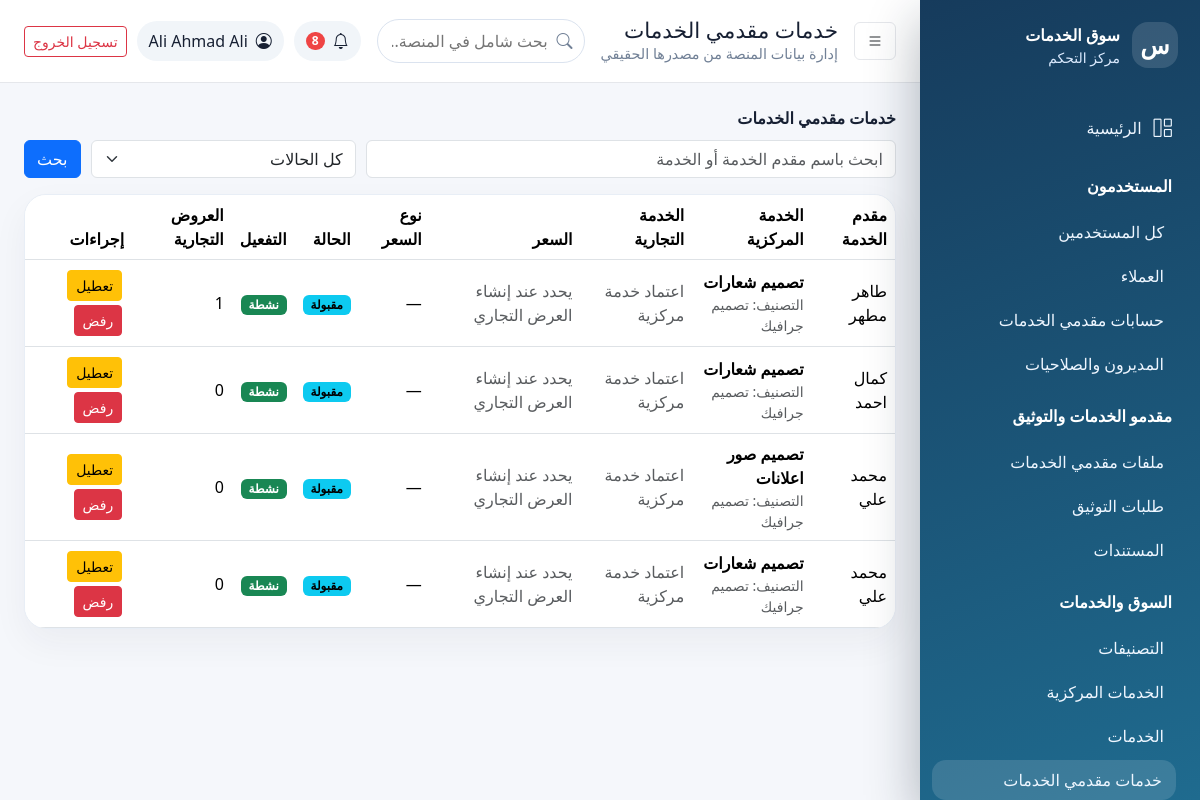
The app's page /dashboard/provider-services/ (signed in) with its own data.
### apps/accounts/models.py (models this page shows, shortened)
class User(AbstractUser):
    ROLE_CHOICES = (
        ('customer', 'عميل'),
        ('provider', 'مقدم خدمة'),
        ('admin', 'مدير'),
        ('super_admin', 'مدير عام'),
    )
    email = models.EmailField('البريد الإلكتروني', unique=True)
    role = models.CharField('الدور', max_length=20, choices=ROLE_CHOICES, default='customer')
    phone = models.CharField('رقم الجوال', max_length=20, blank=True)
    city = models.CharField('المدينة', max_length=100, blank=True)
    location_city = models.ForeignKey('core.City', on_delete=models.SET_NULL, null=True, blank=True, related_name='users', verbose_name='المدينة المختارة')
    location_district = models.ForeignKey('core.District', on_delete=models.SET_NULL, null=True, blank=True, related_name='users', verbose_name='المديرية المختارة')
    is_verified = models.BooleanField('حساب موثق', default=False)
    is_active = models.BooleanField('حساب نشط', default=True)
    created_at = models.DateTimeField('تاريخ الإنشاء', auto_now_add=True)
    updated_at = models.DateTimeField('تاريخ التحديث', auto_now=True)
    USERNAME_FIELD = 'username'
    REQUIRED_FIELDS = ['email']
    class Meta:
        verbose_name = 'مستخدم'
        verbose_name_plural = 'المستخدمون'
        ordering = ['-created_at']

class ProviderProfile(models.Model):
    user = models.OneToOneField(User, on_delete=models.CASCADE, related_name='provider_profile')
    display_name = models.CharField('اسم العرض', max_length=150, blank=True)
    phone = models.CharField('هاتف العمل', max_length=20, blank=True)
    email = models.EmailField('بريد العمل', blank=True)
    qualifications = models.TextField('المؤهلات', blank=True)
    experience = models.TextField('الخبرات', blank=True)
    bio = models.TextField('نبذة تعريفية', max_length=500, blank=True)
    profile_image = models.ImageField('صورة الملف الشخصي', upload_to='profiles/', blank=True, null=True)
    specialization = models.CharField('التخصص', max_length=100, blank=True,
                                     help_text='مثال: تصميم جرافيك، برمجة ويب، تسويق')
    experience_years = models.PositiveIntegerField('سنوات الخبرة', default=0, db_index=True)
    hourly_rate = models.DecimalField('السعر بالساعة', max_digits=10, decimal_places=2,
                                      null=True, blank=True, help_text='بالريال اليمني')
    address = models.TextField('العنوان', blank=True)
    city = models.CharField('المدينة', max_length=100, blank=True, db_index=True)
    district = models.CharField('المنطقة', max_length=100, blank=True, db_index=True)
    location_city = models.ForeignKey('core.City', on_delete=models.SET_NULL, null=True, blank=True, related_name='provider_profiles', verbose_name='المدينة المختارة')
    location_district = models.ForeignKey('core.District', on_delete=models.SET_NULL, null=True, blank=True, related_name='provider_profiles', verbose_name='المديرية المختارة')
    specializations = models.ManyToManyField('marketplace.Specialization', blank=True, related_name='providers', verbose_name='التخصصات')
    qualification_choices = models.ManyToManyField('marketplace.Qualification', blank=True, related_name='providers', verbose_name='المؤهلات المختارة')
    latitude = models.DecimalField('خط العرض', max_digits=9, decimal_places=6, null=True, blank=True, validators=[MinValueValidator(-90), MaxValueValidator(90)])
    longitude = models.DecimalField('خط الطول', max_digits=9, decimal_places=6, null=True, blank=True, validators=[MinValueValidator(-180), MaxValueValidator(180)])
    service_radius = models.PositiveIntegerField('نطاق الخدمة بالكيلومتر', default=10)
    availability = models.CharField('التوفر', max_length=120, blank=True)
    total_orders = models.PositiveIntegerField('إجمالي الطلبات', default=0)
    completed_orders = models.PositiveIntegerField('الطلبات المكتملة', default=0)
    average_rating = models.DecimalField('متوسط التقييم', max_digits=3, decimal_places=2,
                                         default=0.00, help_text='من 0 إلى 5')
    STATUS_CHOICES = [
        ('pending', 'قيد المراجعة'),
        ('active', 'نشط'),
        ('inactive', 'غير نشط'),
        ('suspended', 'موقوف'),
    ]
    status = models.CharField('حالة الحساب', max_length=20, choices=STATUS_CHOICES, default='inactive', db_index=True)
    VERIFICATION_STATUS_CHOICES = [('unverified','غير موثق'),('pending_review','قيد المراجعة'),('verified','موثق'),('rejected','مرفوض'),('needs_documents','يحتاج مستندات'),('suspended','موقوف')]
    verification_status = models.CharField('حالة التوثيق', max_length=30, choices=VERIFICATION_STATUS_CHOICES, default='unverified', db_index=True)
    verified_by = models.ForeignKey(User, on_delete=models.SET_NULL, null=True, blank=True, related_name='verified_provider_profiles')
    verified_at = models.DateTimeField('وقت التوثيق', null=True, blank=True)
    admin_notes = models.TextField('ملاحظات الإدارة', blank=True)
    is_available = models.BooleanField('متاح لطلبات جديدة', default=True)
    created_at = models.DateTimeField('تاريخ الإنشاء', auto_now_add=True)
    updated_at = models.DateTimeField('تاريخ التحديث', auto_now=True)
    class Meta:
        verbose_name = 'ملف مقدم خدمة'
        verbose_name_plural = 'ملفات مقدمي الخدمات'
        ordering = ['-average_rating', '-completed_orders']
        indexes = [models.Index(fields=['verification_status','city']), models.Index(fields=['status','is_available'])]

### apps/marketplace/models.py (models this page shows, shortened)
class ProviderService(models.Model):
    PRICE_TYPE_CHOICES = Service.PRICE_TYPE_CHOICES
    provider = models.ForeignKey('accounts.ProviderProfile', on_delete=models.CASCADE, related_name='provider_services')
    service = models.ForeignKey(Service, on_delete=models.CASCADE, related_name='provider_services', null=True, blank=True)
    catalog_service = models.ForeignKey(ManagedService, on_delete=models.PROTECT, related_name='provider_services', null=True, blank=True, verbose_name='الخدمة الأساسية')
    description = models.TextField(blank=True)
    price = models.DecimalField(max_digits=10, decimal_places=2, validators=[MinValueValidator(0)])
    price_type = models.CharField(max_length=20, choices=PRICE_TYPE_CHOICES, default='fixed')
    estimated_duration = models.PositiveIntegerField(default=1, help_text='Days')
    is_active = models.BooleanField(default=True, db_index=True)
    STATUS_CHOICES = [('pending', 'قيد المراجعة'), ('approved', 'مقبولة'), ('rejected', 'مرفوضة'), ('active', 'نشطة'), ('suspended', 'موقوفة')]
    approval_status = models.CharField(max_length=20, choices=STATUS_CHOICES, default='pending', db_index=True)
    created_at = models.DateTimeField(auto_now_add=True)
    updated_at = models.DateTimeField(auto_now=True)
    class Meta:
        verbose_name='خدمة مقدم الخدمة'; verbose_name_plural='خدمات مقدمي الخدمات'
        constraints = [
            models.UniqueConstraint(fields=['provider', 'service'], condition=models.Q(service__isnull=False), name='unique_provider_listing_service'),
            models.UniqueConstraint(fields=['provider', 'catalog_service'], condition=models.Q(catalog_service__isnull=False), name='unique_provider_catalog_service'),
            models.CheckConstraint(
                check=(models.Q(service__isnull=False, catalog_service__isnull=True) |
                       models.Q(service__isnull=True, catalog_service__isnull=False)),
                name='provider_service_exactly_one_source',
            ),
        ]
        indexes=[models.Index(fields=['service','is_active']), models.Index(fields=['provider','is_active'])]

class CatalogChoice(models.Model):
    name = models.CharField('الاسم', max_length=120, unique=True)
    is_active = models.BooleanField('نشط', default=True, db_index=True)
    order = models.PositiveIntegerField('الترتيب', default=0)
    created_at = models.DateTimeField(auto_now_add=True)
    updated_at = models.DateTimeField(auto_now=True)
    class Meta:
        abstract = True
        ordering = ['order', 'name']

class ManagedService(CatalogChoice):
    category = models.ForeignKey('Category', on_delete=models.SET_NULL, null=True, blank=True, related_name='managed_services', verbose_name='التصنيف')
    description = models.TextField('الوصف', blank=True)
    class Meta(CatalogChoice.Meta):
        verbose_name = 'خدمة أساسية'; verbose_name_plural = 'الخدمات الأساسية'
        indexes = [models.Index(fields=['category', 'is_active', 'order'])]

class Category(models.Model):
    name = models.CharField(
        max_length=100,
        unique=True,
        verbose_name='اسم التصنيف'
    )
    slug = models.SlugField(max_length=120, unique=True, null=True, blank=True, verbose_name='الرابط المختصر')
    image = models.ImageField(upload_to='categories/', null=True, blank=True, verbose_name='صورة التصنيف')
    description = models.TextField(
        blank=True,
        verbose_name='الوصف'
    )
    icon = models.CharField(
        max_length=50,
        default='bi-tag',
        verbose_name='الأيقونة',
        help_text='اسم أيقونة Bootstrap Icons (مثل: bi-laptop, bi-brush)'
    )
    parent = models.ForeignKey(
        'self',
        on_delete=models.CASCADE,
        null=True,
        blank=True,
        related_name='subcategories',
        verbose_name='التصنيف الأب'
    )
    is_active = models.BooleanField(
        default=True,
        verbose_name='نشط'
    )
    order = models.IntegerField(
        default=0,
        verbose_name='الترتيب',
        help_text='الأرقام الأصغر تظهر أولاً'
    )
    created_at = models.DateTimeField(
        auto_now_add=True,
        verbose_name='تاريخ الإنشاء'
    )
    updated_at = models.DateTimeField(
        auto_now=True,
        verbose_name='تاريخ التعديل'
    )
    class Meta:
        verbose_name = 'تصنيف'
        verbose_name_plural = 'التصنيفات'
        ordering = ['order', 'name']
        indexes = [models.Index(fields=['is_active','order']), models.Index(fields=['slug'])]

### apps/dashboard/views.py (the view)
# urls.py: path('provider-services/', views.provider_services_list, name='provider_services'), path('provider-services/<int:pk>/<str:action_name>/', views.provider_service_action, name='provider_service_action')
@dashboard_required
def provider_services_list(request):
    qs=ProviderService.objects.select_related('provider__user','service','catalog_service','catalog_service__category').annotate(commercial_services_count=Count('commercial_services', distinct=True))
    qs=_search(qs,request.GET.get('q'),['provider__user__username','service__title','catalog_service__name'])
    if request.GET.get('status'): qs=qs.filter(approval_status=request.GET['status'])
    return render(request,'dashboard/services/provider_services.html',{**_common(request,'خدمات مقدمي الخدمات'),'page_obj':_paginate(request,qs.order_by('-created_at')),'status_choices':ProviderService.STATUS_CHOICES,'form':ProviderServiceForm()})

### apps/dashboard/templates/dashboard/services/provider_services.html (shortened to what this page needs)
{% extends 'dashboard/base.html' %}
{% block content %}
<div class="bulk-bar">
  <span class="fw-bold">خدمات مقدمي الخدمات</span>
</div>
<form class="filters" method="get">
  <input name="q" class="form-control" value="{{ request.GET.q|default:'' }}" placeholder="ابحث باسم مقدم الخدمة أو الخدمة">
  <select name="status" class="form-select">
    <option value="">كل الحالات</option>
  </select>
  <button type="submit" class="btn btn-primary">بحث</button>
</form>
<div class="table-card">
  <div class="table-responsive">
    <table class="table align-middle">
      <thead><tr><th>مقدم الخدمة</th><th>الخدمة المركزية</th><th>الخدمة التجارية</th><th>السعر</th><th>نوع السعر</th><th>الحالة</th><th>التفعيل</th><th>العروض التجارية</th><th>إجراءات</th></tr></thead>
      <tbody>
      {% for ps in page_obj %}
        <tr>
          <td>
            {% if ps.provider %}
              {% if ps.provider.display_name %}{{ ps.provider.display_name }}
              {% elif ps.provider.user %}{{ ps.provider.user.get_full_name|default:ps.provider.user.username }}
              {% else %}—{% endif %}
            {% else %}—{% endif %}
          </td>
          <td>
            {% if ps.catalog_service %}
              <strong>{{ ps.catalog_service.name }}</strong>
              {% if ps.catalog_service.category %}<small class="d-block text-muted">التصنيف: {{ ps.catalog_service.category.name }}</small>{% endif %}
            {% else %}—{% endif %}
          </td>
          <td>{% if ps.service %}<strong>{{ ps.service.title }}</strong>{% else %}<span class="text-muted">اعتماد خدمة مركزية</span>{% endif %}</td>
          <td>{% if ps.service %}{{ ps.service.get_price_display }}{% elif ps.catalog_service %}<span class="text-muted">يحدد عند إنشاء العرض التجاري</span>{% else %}—{% endif %}</td>
          <td>{% if ps.service %}{{ ps.service.get_price_type_display }}{% else %}—{% endif %}</td>
          <td><span class="badge text-bg-info">{{ ps.get_approval_status_display }}</span></td>
          <td>{% if ps.is_active %}<span class="badge text-bg-success">نشطة</span>{% else %}<span class="badge text-bg-secondary">غير نشطة</span>{% endif %}</td>
          <td>{{ ps.commercial_services_count }}</td>
          <td class="actions-cell">
            {% if ps.is_active %}<form method="post" action="{% url 'dashboard:provider_service_action' ps.pk 'deactivate' %}" data-confirm="تعطيل اعتماد الخدمة؟">{% csrf_token %}<button type="submit" class="btn btn-sm btn-warning">تعطيل</button></form>{% endif %}
            {% if ps.approval_status != 'rejected' %}<form method="post" action="{% url 'dashboard:provider_service_action' ps.pk 'reject' %}" data-confirm="رفض اعتماد الخدمة؟">{% csrf_token %}<input type="hidden" name="reason" value="رفض إداري"><button type="submit" class="btn btn-sm btn-danger">رفض</button></form>{% endif %}
          </td>
        </tr>
      {% empty %}<tr><td colspan="9">{% include 'dashboard/partials/empty.html' %}</td></tr>{% endfor %}
      </tbody>
    </table>
  </div>
</div>
{% endblock %}

### apps/dashboard/templates/dashboard/partials/header.html
<header class="dash-header"><button class="btn icon-btn" data-sidebar-toggle><i class="bi bi-list"></i></button><div><h1>{{ page_title }}</h1><p>إدارة بيانات المنصة من مصدرها الحقيقي</p></div><form class="global-search" action="{% url 'dashboard:global_search' %}" method="get"><label class="visually-hidden" for="dashboard-search">بحث شامل في المنصة</label><i class="bi bi-search"></i><input id="dashboard-search" name="q" value="{{ request.GET.q }}" minlength="2" placeholder="بحث شامل في المنصة..." autocomplete="off"></form><div class="header-actions"><span class="notif"><i class="bi bi-bell"></i>{% if unread_notifications %}<b>{{ unread_notifications }}</b>{% endif %}</span><div class="user-pill"><i class="bi bi-person-circle"></i><span>{{ request.user.get_full_name|default:request.user.username }}</span></div><a class="btn btn-outline-danger btn-sm" href="{% url 'accounts:logout' %}">تسجيل الخروج</a></div></header>

### records on screen
User: user.get_full_name "Ali Ahmad Ali"
ProviderService: provider.display_name "طاهر مطهر", catalog_service.name "تصميم شعارات", catalog_service.category.name "تصميم جرافيك", shows "اعتماد خدمة مركزية", shows "يحدد عند إنشاء العرض التجاري", approval_status "مقبولة", is_active "نشطة", commercial_services_count "1", shows "رفض"
ProviderService: provider.display_name "كمال احمد", catalog_service.name "تصميم شعارات", catalog_service.category.name "تصميم جرافيك", shows "اعتماد خدمة مركزية", shows "يحدد عند إنشاء العرض التجاري", approval_status "مقبولة", is_active "نشطة", commercial_services_count "0", shows "رفض"
ProviderService: provider.display_name "محمد علي", catalog_service.name "تصميم صور اعلانات", catalog_service.category.name "تصميم جرافيك", shows "اعتماد خدمة مركزية", shows "يحدد عند إنشاء العرض التجاري", approval_status "مقبولة", is_active "نشطة", commercial_services_count "0", shows "رفض"
ProviderService: provider.display_name "محمد علي", catalog_service.name "تصميم شعارات", catalog_service.category.name "تصميم جرافيك", shows "اعتماد خدمة مركزية", shows "يحدد عند إنشاء العرض التجاري", approval_status "مقبولة", is_active "نشطة", commercial_services_count "0", shows "رفض"

### other values on screen
{{ page_title }} "خدمات مقدمي الخدمات"
{{ unread_notifications }} "8"
